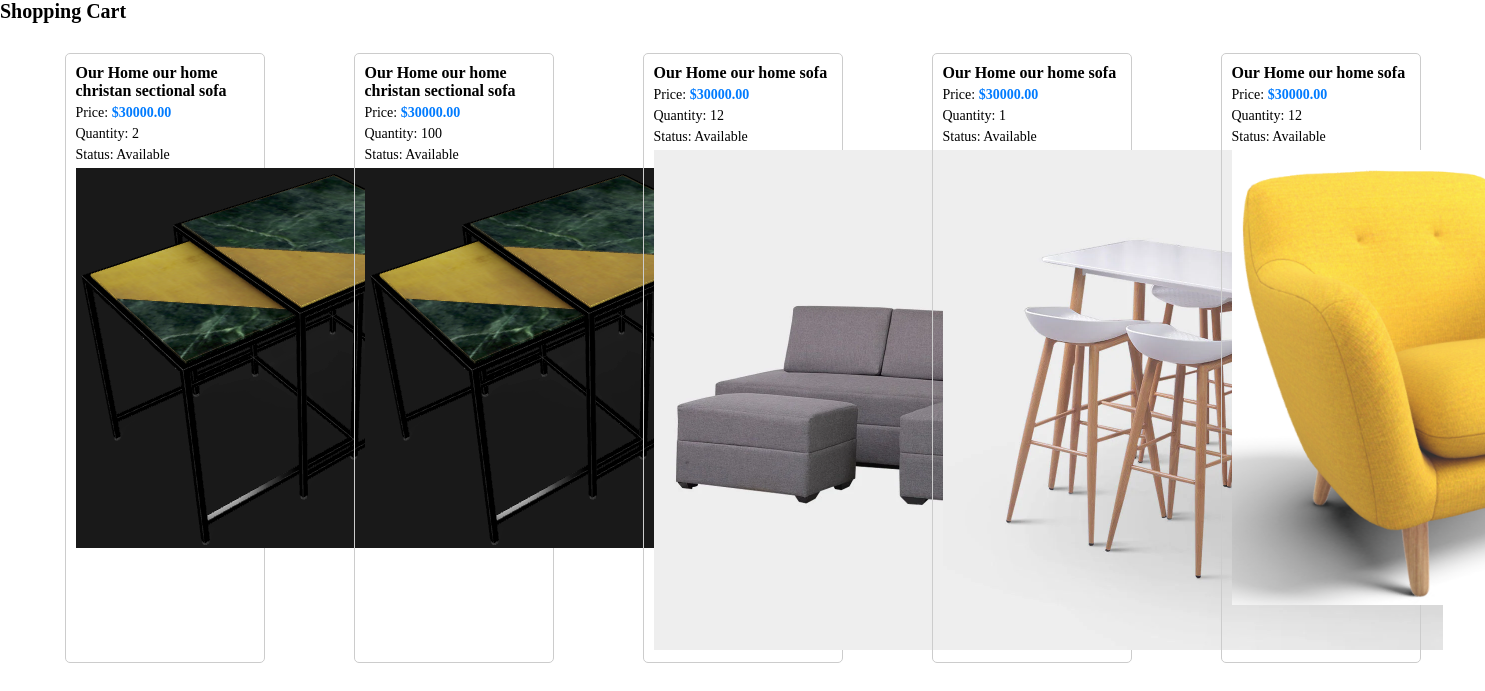
Screenshot of /trial.php with the database file from the repository.
### tables this page shows
CREATE TABLE `products` (
  `product_id` int(11) NOT NULL,
  `admin_id` int(11) DEFAULT NULL,
  `product_name` varchar(255) DEFAULT NULL,
  `category` enum('living_room','dining_room','bedroom','home_office') DEFAULT NULL,
  `status` enum('Available','Not available') DEFAULT NULL,
  `price` decimal(10,2) DEFAULT NULL,
  `quantity` int(11) DEFAULT NULL,
  `color` varchar(255) DEFAULT NULL,
  `size` varchar(255) DEFAULT NULL,
  `weight_capacity` varchar(255) DEFAULT NULL,
  `description` text DEFAULT NULL,
  `product_image` varchar(255) DEFAULT NULL,
  `file_path` varchar(255) DEFAULT NULL,
  `date` date NOT NULL DEFAULT current_timestamp()
);

### trial.php (the view, shortened to what this page needs)
<!DOCTYPE html>
<html lang="en">
<head>
    <link rel="stylesheet" href="style.css">
</head>
<body>
    <h1>Shopping Cart</h1>
    <div class="cart-container">
        <?php
        $servername = "localhost";
        $username = "root";
        $password = "";
        $dbname = "furniture";
        $conn = new mysqli($servername, $username, $password, $dbname);
        $sql = "SELECT * FROM products";
        $result = $conn->query($sql);
        if ($result->num_rows > 0) {
            while($row = $result->fetch_assoc()) {
                echo "<div class='cart-item'>";
                echo "<h2>" . $row["product_name"] . "</h2>";
                echo "<p>Price: <span class='price'>$" . $row["price"] . "</span></p>";
                echo "<p>Quantity: " . $row["quantity"] . "</p>";
                echo "<p>Status: " . $row["status"] . "</p>";
                if (!empty($row["product_image"])) {
                    echo "<img src='" . $row["product_image"] . "' alt='" . $row["product_name"] . "' style='max-width: 500px;'>";
                } else {
                    echo "No image available";
                }
                echo "</div>";
            }
        } else {
            echo "No products found";
        }
        ?>
    </div>
</body>
</html>

### style.css (style rules this page uses)
* { padding: 0; margin: 0; box-sizing: border-box; font-family: Cambria, Cochin, Georgia, Times, 'Times New Roman', serif; color: black; }
html { font-size: 62.5%; }

### trial.php (style rules this page uses)
.cart-container { display: flex; flex-wrap: wrap; justify-content: space-around; padding: 20px; }
.cart-item { width: 200px; border: 1px solid #ccc; border-radius: 5px; padding: 10px; margin: 10px; }
.cart-item img { max-width: 100%; height: auto; }
.cart-item h2 { font-size: 16px; margin-bottom: 5px; }
.cart-item p { font-size: 14px; margin-bottom: 5px; }
.cart-item .price { font-weight: bold; color: #007bff; }

### rows the page displays
products: product_name "Our Home our home christan sectional sofa", price "30000.00", quantity "2", status "Available", product_image (picture)
products: product_name "Our Home our home christan sectional sofa", price "30000.00", quantity "100", status "Available", product_image (picture)
products: product_name "Our Home our home sofa", price "30000.00", quantity "12", status "Available", product_image (picture)
products: product_name "Our Home our home sofa", price "30000.00", quantity "1", status "Available", product_image (picture)
products: product_name "Our Home our home sofa", price "30000.00", quantity "12", status "Available", product_image (picture)
